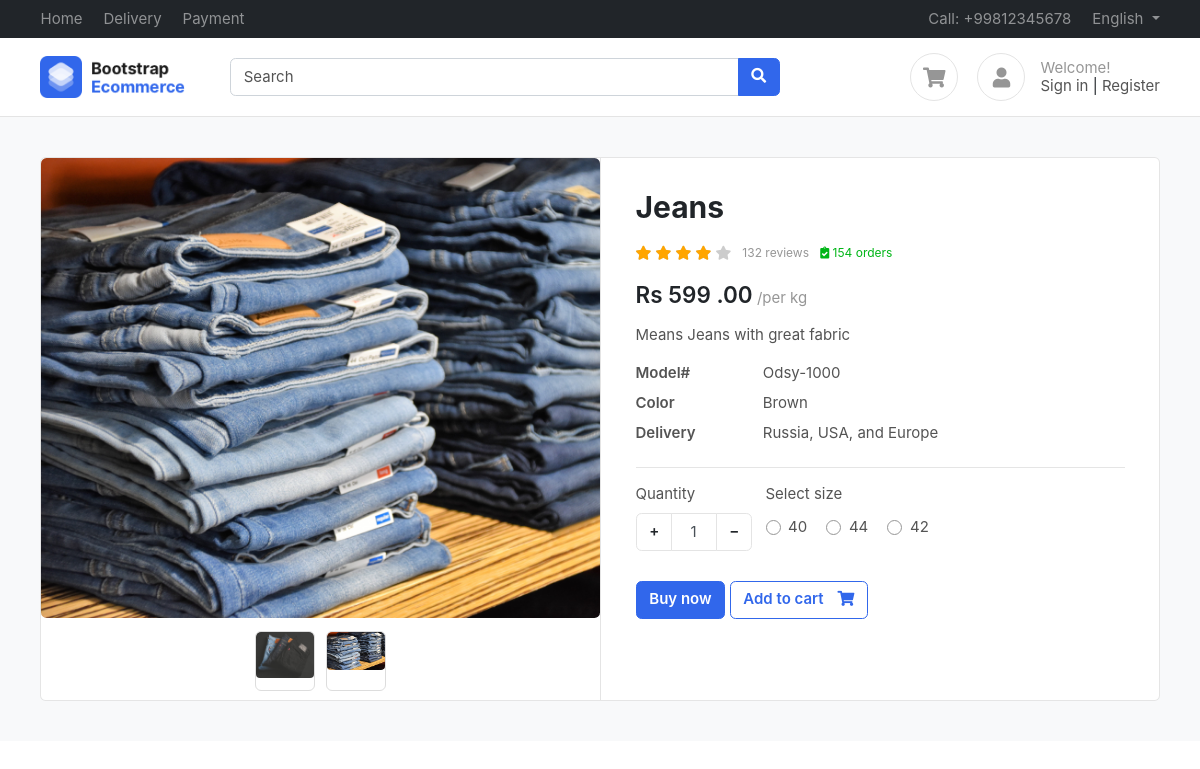
The app's page /product/jeans/ with its own data.
### products/models.py (models this page shows, shortened)
class Product(BaseModel):
    product_name = models.CharField(max_length=100)
    slug = models.SlugField(unique=True  , null=True , blank=True)
    category = models.ForeignKey(Category , on_delete=models.CASCADE , related_name="products")
    price = models.IntegerField()
    product_desription = models.TextField()
    color_variant = models.ManyToManyField(ColorVariant , blank=True)
    size_variant = models.ManyToManyField(SizeVariant , blank=True)

class ProductImage(BaseModel):
    product = models.ForeignKey(Product , on_delete=models.CASCADE , related_name="product_images")
    image =  models.ImageField(upload_to="product")

class SizeVariant(BaseModel):
    size_name = models.CharField(max_length=100)
    price = models.IntegerField(default=0)

### products/views.py (the view)
# urls.py: path('<slug>/' , get_product , name="get_product"),
def get_product(request , slug):
    try:
        product = Product.objects.get(slug =slug)
        context = {'product' : product}
        if request.GET.get('size'):
            size = request.GET.get('size')
            price = product.get_product_price_by_size(size)
            print(size)
            context['selected_size'] = size
            context['updated_price'] = price
        return render(request  , 'product/product.html' , context = context)
    except Exception as e:
        print(e)

### templates/product/product.html (shortened to what this page needs)
{% extends "base/base.html"%}
{%  block start %}
<section class="section-content padding-y bg">
			<div class="container">
			<div class="card">
				<div class="row no-gutters">
					<aside class="col-md-6">
			<article class="gallery-wrap">
			<div class="img-big-wrap">
			  <div> <a href="#"><img src="/media/{{product.product_images.first.image}}"></a></div>
			</div>
			<div class="thumbs-wrap">
			 {% for image in product.product_images.all %}
			 <a href="#" class="item-thumb"> <img src="/media/{{image.image}}"></a>
			 {% endfor %}
			</div>
			</article>
					</aside>
					<main class="col-md-6 border-left">
			<article class="content-body">
			<h2 class="title">{{product.product_name}}</h2>
			<div class="rating-wrap my-3">
				<ul class="rating-stars">
					<li style="width:80%" class="stars-active">
						<i class="fa fa-star"></i> <i class="fa fa-star"></i>
						<i class="fa fa-star"></i> <i class="fa fa-star"></i>
					</li>
					<li>
						<i class="fa fa-star"></i> <i class="fa fa-star"></i>
						<i class="fa fa-star"></i> <i class="fa fa-star"></i>
						<i class="fa fa-star"></i>
					</li>
				</ul>
				<small class="label-rating text-muted">132 reviews</small>
				<small class="label-rating text-success"> <i class="fa fa-clipboard-check"></i> 154 orders </small>
			</div>
			<div class="mb-3">
				<var class="price h4">Rs
					{% if updated_price %}
					{{updated_price}}
					{% else %}
					{{product.price}}
					{% endif %}
					.00</var>
				<span class="text-muted">/per kg</span>
			</div>
			<p>{{product.product_desription}}</p>
			<dl class="row">
			  <dt class="col-sm-3">Model#</dt>
			  <dd class="col-sm-9">Odsy-1000</dd>
			  <dt class="col-sm-3">Color</dt>
			  <dd class="col-sm-9">Brown</dd>
			  <dt class="col-sm-3">Delivery</dt>
			  <dd class="col-sm-9">Russia, USA, and Europe </dd>
			</dl>
			<hr>
				<div class="form-row">
					<div class="form-group col-md flex-grow-0">
						<label>Quantity</label>
						<div class="input-group mb-3 input-spinner">
						  <div class="input-group-prepend">
							<button class="btn btn-light" type="button" id="button-plus"> + </button>
						  </div>
						  <input type="text" class="form-control" value="1">
						  <div class="input-group-append">
							<button class="btn btn-light" type="button" id="button-minus"> − </button>
						  </div>
						</div>
					</div>
					{% if product.size_variant.count %}
					<div class="form-group col-md">
							<label>Select size</label>
							<div class="mt-1">
                      {% for size in product.size_variant.all %}
                        <label class="custom-control custom-radio custom-control-inline">
                          <div class="custom-control-label">{{size.size_name}}</div>
                        </label>
                      {% endfor %}
							</div>
					</div>
					{% endif %}
				</div>
				<a href="#" class="btn  btn-primary"> Buy now </a>
				<a href="{% url 'add_to_cart' product.uid %}?variant={{selected_size}}" class="btn  btn-outline-primary"> <span class="text">Add to cart</span> <i class="fas fa-shopping-cart"></i>  </a>
			</article>
					</main>
				</div>
			</div>
			</div>
			</section>
{% endblock %}

### public/static/css/ui.css (style rules this page uses)
html { font-family: 'Inter', sans-serif; font-size: 15px; }
.content-body { flex: 1 1 auto; padding: 2rem 2.3rem; }
.padding-y { padding-top: 40px; padding-bottom: 40px; }
var { font-style: normal; }
article:after, .form-group:after { display: block; clear: both; content: ""; }
.bg { background-color: #f8f9fa; }
.card .title { color: #212529; }
.btn-light { background-color: #fff; border-color: #e4e4e4; }
.btn .text + i { margin-left: 10px; }
dl[class="row"] { margin-bottom: 0; }
.price { font-weight: 600; color: #212529; }
.label-rating { margin-left: 7px; display: inline-block; vertical-align: middle; }
.rating-stars { display: inline-block; vertical-align: middle; list-style: none; margin: 0; padding: 0; position: relative; white-space: nowrap; clear: both; }
.rating-stars i { font-size: 14px; color: #ccc; display: inline; }
.rating-stars li { display: block; text-overflow: clip; white-space: nowrap; z-index: 1; }
.rating-stars li.stars-active { z-index: 2; position: absolute; top: 0; left: 0; overflow: hidden; }
.rating-stars li.stars-active i { color: orange; }
.input-spinner { width: 120px; flex-wrap: nowrap; display: inline-flex; }
.input-spinner input.form-control { text-align: center; max-width: 46px; flex-basis: 46px; border-color: #e4e4e4; flex-grow: 0; }
.input-spinner .btn { width: 36px; text-align: center; }
.gallery-wrap .img-big-wrap { margin-bottom: 10px; border-radius: 0.37rem; overflow: hidden; background-color: #fff; }
.gallery-wrap .img-big-wrap a { text-align: center; display: block; }
.gallery-wrap .img-big-wrap img { height: 460px; width: auto; display: inline-block; cursor: zoom-in; }
.gallery-wrap .thumbs-wrap { text-align: center; }
.gallery-wrap .thumbs-wrap .item-thumb { width: 60px; height: 60px; border: 1px solid #ddd; border-radius: 6px; margin: 3px; display: inline-block; overflow: hidden; }
.gallery-wrap .thumbs-wrap img { max-width: 100%; max-height: 100%; object-fit: cover; border-radius: 4px; cursor: zoom-in; }

### records on screen
Product: product_images.first.image (picture), product_name "Jeans", price "599", product_desription "Means Jeans with great fabric"
ProductImage: image (picture)
ProductImage: image (picture)
SizeVariant: size_name "40"
SizeVariant: size_name "44"
SizeVariant: size_name "42"
